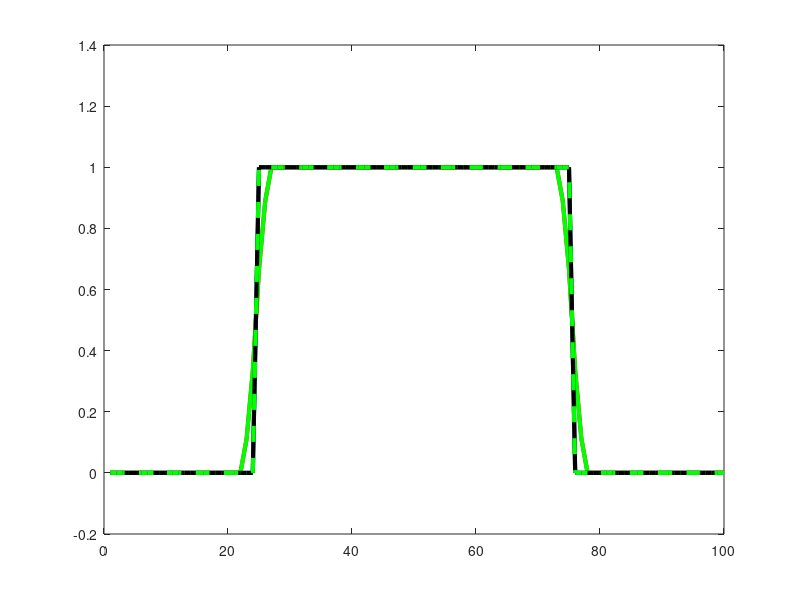
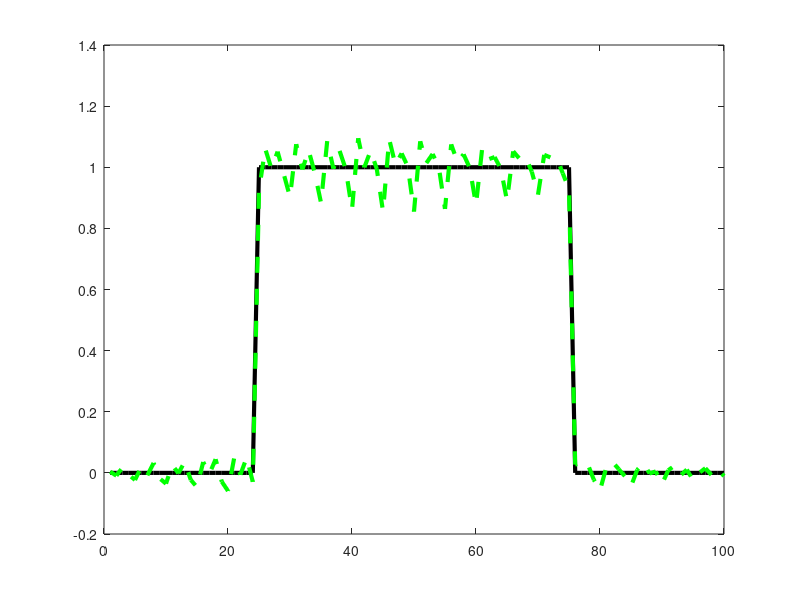
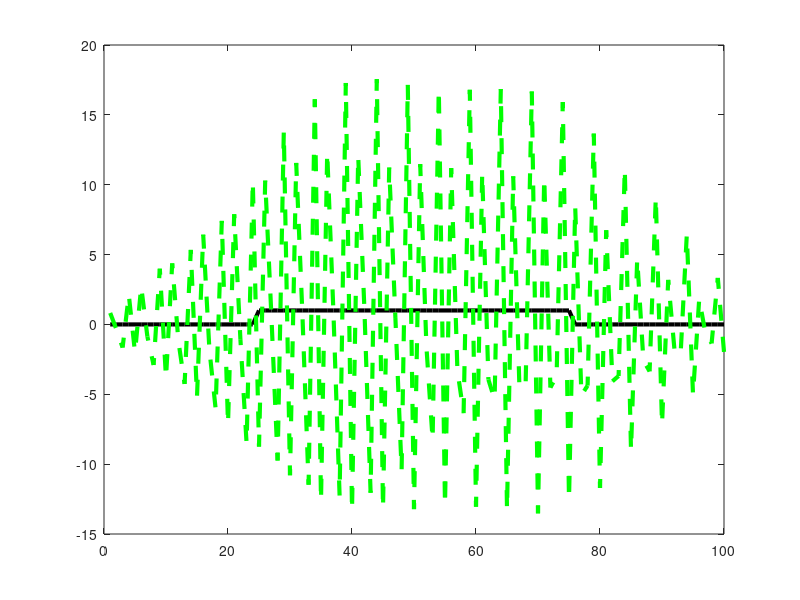
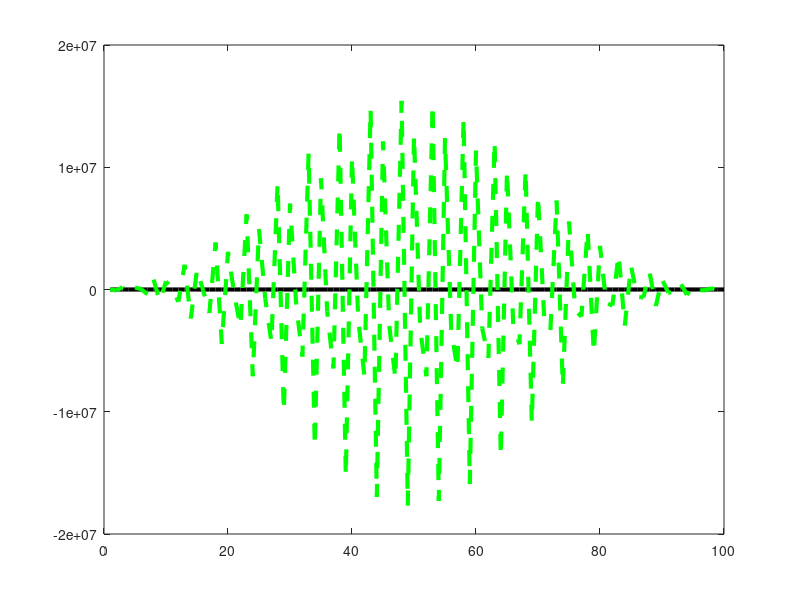

Recreate these plots in MATLAB, in order.
%% Example 1
clear
close all
clc

% 1
n = 100;
f = zeros(n,1);
f(25:75) = 1;

figure(1)
plot(f,'LineWidth',3)

%2
p = [1, 2, 3, 2, 1]';
p = p/sum(p); % normalization

%3
c = conv(f,p,'same'); % the option 'same' is not the default one

%4
A = convmtx(p,n);
nu = (length(p)-1)/2;
A = A(1+nu:n+nu,:); % extract only the (n) raws from 1+nu to n + nu
c1 = A*f;

%5
figure(1) 
hold on
plot(c,'r','LineWidth',3)
plot(c1,'g','LineWidth',3)
error = norm(c-c1); % quantitative comparison between c and c1

%6
% the command A = diag(v) creates a matrix having the vector v on the
% main diagonal. diag(v,1) puts v on the first upper diagonal. 
% Pay attentiont to the size of upper and lower diagonals!
A2 = p(5)*diag(ones(n-2,1),-2) + ...
     p(4)*diag(ones(n-1,1),-1) + ...
     p(3)*diag(ones(n,1))      + ...
     p(2)*diag(ones(n-1,1),1)  +...
     p(1)*diag(ones(n-2,1),2);

figure(2)
spy(abs(A-A2)) % graphical comparison: spy(M) displays the non-null elements of M
errorA = norm(A-A2); % quantitative comparison (this is a matrix norm!)
disp(errorA)

%% Example 2
clear
close all
clc

%1
n = 100;
f = zeros(n,1);
f(25:75) = 1;
p = [1, 1, 1, 1, 1]';
p = conv(p,p); % full autoconvolution
p = p/sum(p);

%2
A = convmtx(p,n);
nu = (length(p)-1)/2;
A = A(nu+1:nu+n,:);

%3
m = A*f;
f0 = A\m; % solves A*f0 = m  !! we don't need inv(A) !!
figure(1)
plot(f,'k-','LineWidth',3)
hold on
plot(f0,'g--','LineWidth',3)
error0 = norm(f-f0);

%4
delta = 1E-4;
epsilon = delta*randn(n,1); % (pseudo)random gaussian numbers with mean 0 and std deviation delta 
m_d = m + epsilon;
f_d = A\m_d;
figure(2)
plot(f,'k-','LineWidth',3)
hold on
plot(f_d,'g--','LineWidth',3)
error_d = norm(f-f_d);


%4
delta = 1E-2;
epsilon = delta*randn(n,1);
m_d1 = m + epsilon;
f_d1 = A\m_d1;
figure(3)
plot(f,'k-','LineWidth',3)
hold on
plot(f_d1,'g--','LineWidth',3)
error_d1 = norm(f-f_d1);

%5
p2 = [1, 1, 1, 1, 1]';
p2 = conv(p2,p2);
p2 = conv(p2,p2);
p2 = conv(p2,p2);
p2 = p2/sum(p2);
A2 = convmtx(p2,n);
nu = (length(p2)-1)/2;
A2 = A2(nu+1:nu+n,:);
delta = 1E-4;
epsilon = delta*randn(n,1);
m_d2 = A2*f + epsilon;
f_d2 = A2\m_d2;
figure(4)
plot(f,'k-','LineWidth',3)
hold on
plot(f_d2,'g--','LineWidth',3)
error_d2 = norm(f-f_d2);









